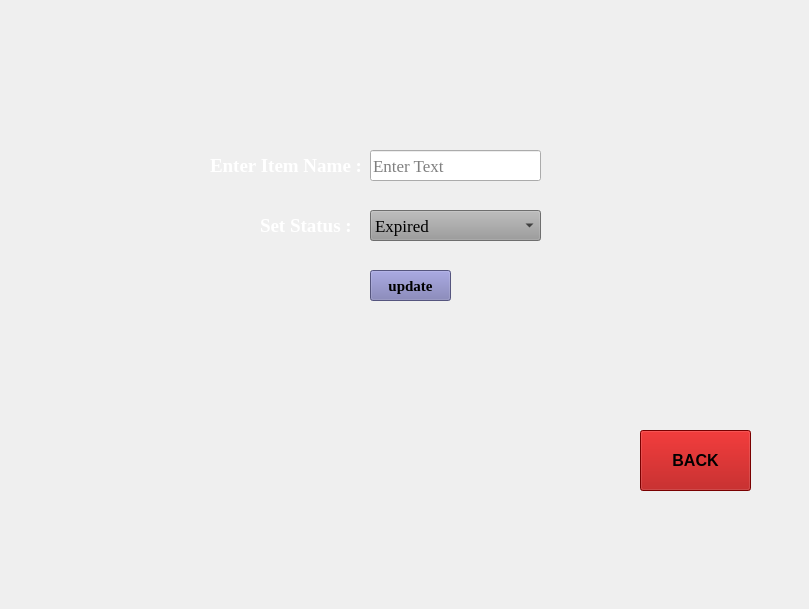
    <widget class="QWidget" name="update_item">
     <widget class="QLabel" name="update_enter_item_id">
      <property name="geometry">
       <rect>
        <x>210</x>
        <y>150</y>
        <width>151</width>
        <height>31</height>
       </rect>
      </property>
      <property name="font">
       <font>
        <family>Times New Roman</family>
        <pointsize>14</pointsize>
        <bold>true</bold>
       </font>
      </property>
      <property name="styleSheet">
       <string notr="true">color: rgb(255, 255, 255);</string>
      </property>
      <property name="text">
       <string>Enter Item Name :</string>
      </property>
     </widget>
     <widget class="QLineEdit" name="update_item_name_input">
      <property name="geometry">
       <rect>
        <x>370</x>
        <y>150</y>
        <width>171</width>
        <height>31</height>
       </rect>
      </property>
      <property name="font">
       <font>
        <family>Times New Roman</family>
        <pointsize>13</pointsize>
        <bold>false</bold>
       </font>
      </property>
      <property name="text">
       <string/>
      </property>
      <property name="placeholderText">
       <string>Enter Text</string>
      </property>
     </widget>
     <widget class="QLabel" name="update_set_status">
      <property name="geometry">
       <rect>
        <x>260</x>
        <y>210</y>
        <width>141</width>
        <height>31</height>
       </rect>
      </property>
      <property name="font">
       <font>
        <family>Times New Roman</family>
        <pointsize>14</pointsize>
        <bold>true</bold>
       </font>
      </property>
      <property name="styleSheet">
       <string notr="true">color: rgb(255, 255, 255);</string>
      </property>
      <property name="text">
       <string>Set Status :</string>
      </property>
     </widget>
     <widget class="QComboBox" name="update_comboBox">
      <property name="geometry">
       <rect>
        <x>370</x>
        <y>210</y>
        <width>171</width>
        <height>31</height>
       </rect>
      </property>
      <property name="font">
       <font>
        <family>Times New Roman</family>
        <pointsize>13</pointsize>
        <bold>false</bold>
       </font>
      </property>
      <property name="styleSheet">
       <string notr="true">color: rgb(0, 0, 0);
background-color: rgb(154, 154, 154);
</string>
      </property>
      <item>
       <property name="text">
        <string>Expired</string>
       </property>
      </item>
      <item>
       <property name="text">
        <string>Available</string>
       </property>
      </item>
      <item>
       <property name="text">
        <string>Sold</string>
       </property>
      </item>
      <item>
       <property name="text">
        <string>Spoiled </string>
       </property>
      </item>
     </widget>
     <widget class="QPushButton" name="update_back_button">
      <property name="geometry">
       <rect>
        <x>640</x>
        <y>430</y>
        <width>111</width>
        <height>61</height>
       </rect>
      </property>
      <property name="font">
       <font>
        <family>Segoe UI</family>
        <pointsize>12</pointsize>
        <bold>true</bold>
       </font>
      </property>
      <property name="styleSheet">
       <string notr="true">background-color: rgb(170, 0, 0);</string>
      </property>
      <property name="text">
       <string>BACK</string>
      </property>
     </widget>
     <widget class="QLabel" name="update_item_label">
      <property name="geometry">
       <rect>
        <x>0</x>
        <y>0</y>
        <width>800</width>
        <height>600</height>
       </rect>
      </property>
      <property name="text">
       <string/>
      </property>
      <property name="pixmap">
       <pixmap resource="ABCD.qrc">:/pic/pic/pexels-pixabay-326333.jpg</pixmap>
      </property>
      <property name="scaledContents">
       <bool>true</bool>
      </property>
     </widget>
     <widget class="QPushButton" name="update_item_button">
      <property name="geometry">
       <rect>
        <x>370</x>
        <y>270</y>
        <width>81</width>
        <height>31</height>
       </rect>
      </property>
      <property name="font">
       <font>
        <family>Times New Roman</family>
        <pointsize>11</pointsize>
        <bold>true</bold>
       </font>
      </property>
      <property name="styleSheet">
       <string notr="true">background-color: rgb(119, 119, 177);
color: rgb(0, 0, 0);</string>
      </property>
      <property name="text">
       <string>update</string>
      </property>
     </widget>
     <zorder>update_item_label</zorder>
     <zorder>update_enter_item_id</zorder>
     <zorder>update_item_name_input</zorder>
     <zorder>update_set_status</zorder>
     <zorder>update_comboBox</zorder>
     <zorder>update_back_button</zorder>
     <zorder>update_item_button</zorder>
    </widget>
